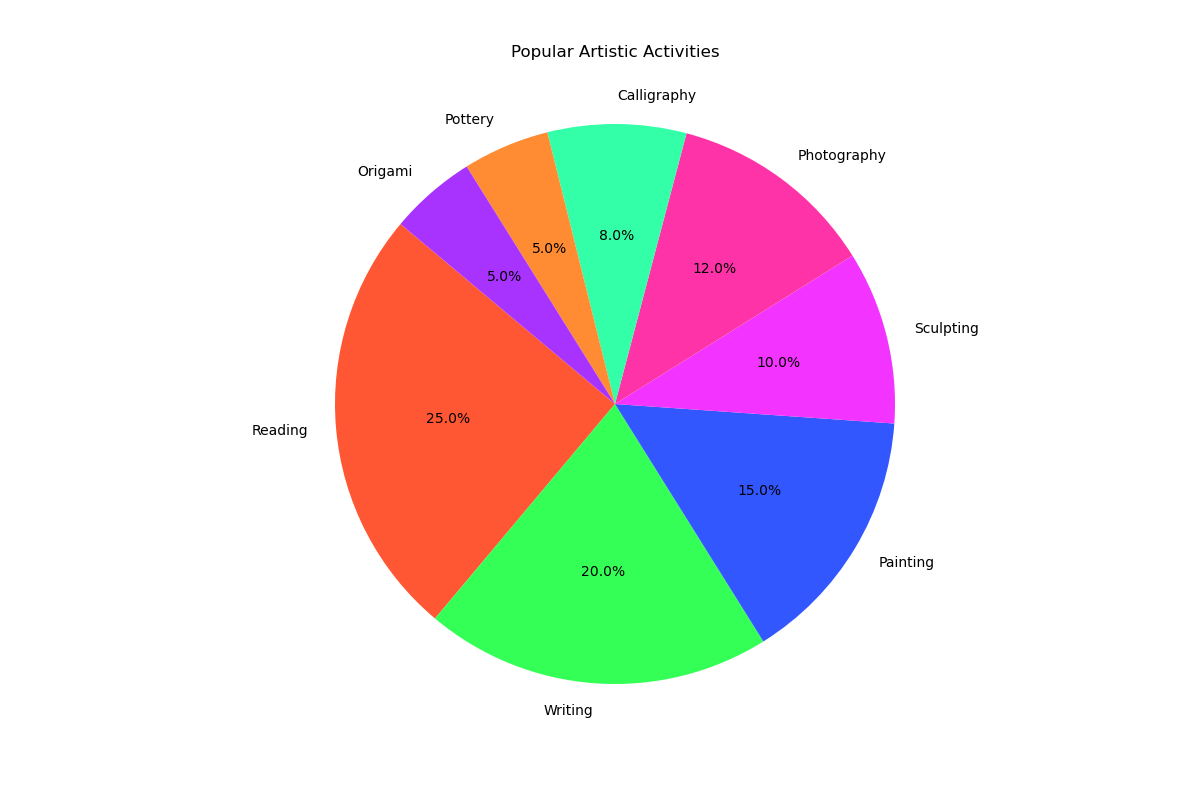

Here is the Python script that generated this plot:

import matplotlib.pyplot as plt

# Data to plot
labels = ['Reading', 'Writing', 'Painting', 'Sculpting', 'Photography', 'Calligraphy', 'Pottery', 'Origami']
sizes = [25, 20, 15, 10, 12, 8, 5, 5]
colors = ['#FF5733', '#33FF57', '#3357FF', '#F333FF', '#FF33A8', '#33FFA8', '#FF8C33', '#A833FF']

# Create pie chart
plt.figure(figsize=(12, 8))
plt.pie(sizes, labels=labels, colors=colors, autopct='%1.1f%%', startangle=140)

# Title
plt.title('Popular Artistic Activities', y=1.05)

# Display the chart
plt.axis('equal')  # Equal aspect ratio ensures that pie is drawn as a circle.
plt.show()
